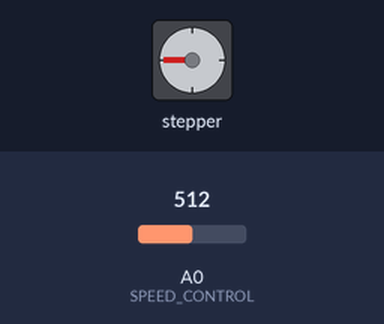
Recording of a sketch running on a simulated Arduino Uno, built with avr-gcc and run on an emulated ATmega328P. Shown: stepper motor. Inputs (shaded band) come from the test bench; at power-on: A0 (SPEED_CONTROL) = 512. Stepper angles assume 200 steps per turn.

Above: at 1.2 s.
1.3 s: A0 (SPEED_CONTROL) set to 716
At 1.69 s:
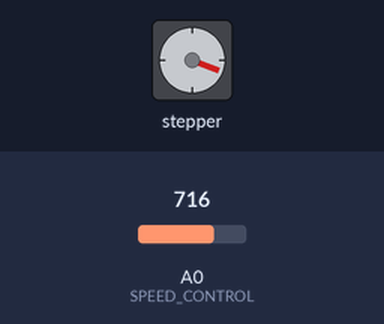
4.3 s: A0 (SPEED_CONTROL) set to 900
At 4.71 s:
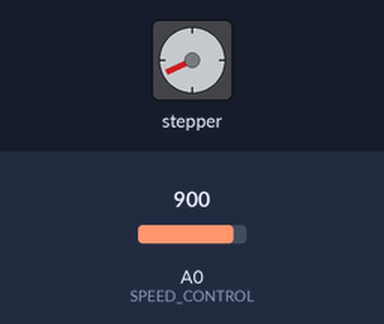
7.3 s: A0 (SPEED_CONTROL) set to 1023
At 7.73 s:
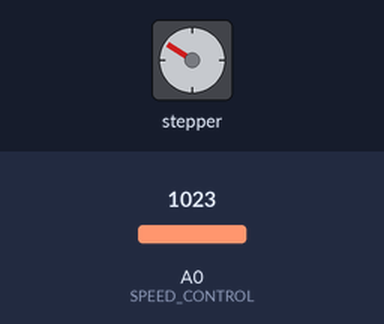
Timing chart, 0 to 19.3 s (numbered marks = the images above; inputs shaded):
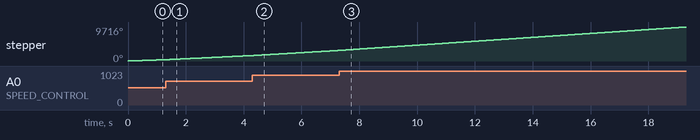

The sketch:

NEMA17_Stepper_motor_control_with_L298N.ino
```cpp
// Include the Arduino Stepper Library
#include <Stepper.h>

// Define Constants

// Number of steps per output rotation
const int STEPS_PER_REV = 200;
const int SPEED_CONTROL = A0;

// The pins used are 1,2,3,4
// Connected to L298N Motor Driver In1, In2, In3, In4
// Pins entered in sequence 1-2-3-4 for proper step sequencing

Stepper stepper_NEMA17(STEPS_PER_REV, 1, 2, 3, 4);

void setup() {
  // nothing to do inside the void setup
}

void loop() {
  // read the sensor value:
  int sensorReading = analogRead(SPEED_CONTROL);
  // map it to a range from 0 to 100:
  int motorSpeed = map(sensorReading, 0, 1023, 0, 100);
  // set the motor speed:
  if (motorSpeed > 0) {
    stepper_NEMA17.setSpeed(motorSpeed);
    // step 1/100 of a revolution:
    stepper_NEMA17.step(STEPS_PER_REV / 100);
  }
}
```
